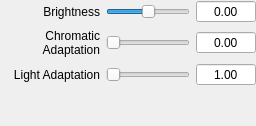
          <widget class="QWidget" name="page_reinhard05">
           <property name="sizePolicy">
            <sizepolicy hsizetype="Preferred" vsizetype="MinimumExpanding">
             <horstretch>0</horstretch>
             <verstretch>0</verstretch>
            </sizepolicy>
           </property>
           <layout class="QGridLayout" name="gridLayout_10">
            <property name="margin">
             <number>0</number>
            </property>
            <item row="0" column="0">
             <layout class="QGridLayout" name="gridLayout_19">
              <item row="0" column="0">
               <widget class="QLabel" name="label_brightness">
                <property name="minimumSize">
                 <size>
                  <width>100</width>
                  <height>0</height>
                 </size>
                </property>
                <property name="maximumSize">
                 <size>
                  <width>100</width>
                  <height>16777215</height>
                 </size>
                </property>
                <property name="text">
                 <string>Brightness</string>
                </property>
                <property name="alignment">
                 <set>Qt::AlignRight|Qt::AlignTrailing|Qt::AlignVCenter</set>
                </property>
               </widget>
              </item>
              <item row="0" column="1">
               <widget class="QSlider" name="brightnessSlider">
                <property name="cursor">
                 <cursorShape>PointingHandCursor</cursorShape>
                </property>
                <property name="minimum">
                 <number>-100</number>
                </property>
                <property name="maximum">
                 <number>100</number>
                </property>
                <property name="singleStep">
                 <number>1</number>
                </property>
                <property name="pageStep">
                 <number>10</number>
                </property>
                <property name="orientation">
                 <enum>Qt::Horizontal</enum>
                </property>
               </widget>
              </item>
              <item row="0" column="2">
               <widget class="QDoubleSpinBox" name="brightnessdsb">
                <property name="minimumSize">
                 <size>
                  <width>60</width>
                  <height>0</height>
                 </size>
                </property>
                <property name="maximumSize">
                 <size>
                  <width>60</width>
                  <height>16777215</height>
                 </size>
                </property>
                <property name="alignment">
                 <set>Qt::AlignCenter</set>
                </property>
                <property name="buttonSymbols">
                 <enum>QAbstractSpinBox::NoButtons</enum>
                </property>
                <property name="minimum">
                 <double>-20.000000000000000</double>
                </property>
                <property name="maximum">
                 <double>20.000000000000000</double>
                </property>
                <property name="singleStep">
                 <double>0.100000000000000</double>
                </property>
                <property name="value">
                 <double>0.000000000000000</double>
                </property>
               </widget>
              </item>
              <item row="1" column="0">
               <widget class="QLabel" name="label_saturation_2">
                <property name="minimumSize">
                 <size>
                  <width>100</width>
                  <height>0</height>
                 </size>
                </property>
                <property name="maximumSize">
                 <size>
                  <width>100</width>
                  <height>16777215</height>
                 </size>
                </property>
                <property name="text">
                 <string>Chromatic Adaptation</string>
                </property>
                <property name="alignment">
                 <set>Qt::AlignRight|Qt::AlignTrailing|Qt::AlignVCenter</set>
                </property>
                <property name="wordWrap">
                 <bool>true</bool>
                </property>
               </widget>
              </item>
              <item row="1" column="1">
               <widget class="QSlider" name="chromaticAdaptSlider">
                <property name="cursor">
                 <cursorShape>PointingHandCursor</cursorShape>
                </property>
                <property name="maximum">
                 <number>100</number>
                </property>
                <property name="orientation">
                 <enum>Qt::Horizontal</enum>
                </property>
               </widget>
              </item>
              <item row="1" column="2">
               <widget class="QDoubleSpinBox" name="chromaticAdaptdsb">
                <property name="minimumSize">
                 <size>
                  <width>60</width>
                  <height>0</height>
                 </size>
                </property>
                <property name="maximumSize">
                 <size>
                  <width>60</width>
                  <height>16777215</height>
                 </size>
                </property>
                <property name="alignment">
                 <set>Qt::AlignCenter</set>
                </property>
                <property name="buttonSymbols">
                 <enum>QAbstractSpinBox::NoButtons</enum>
                </property>
                <property name="minimum">
                 <double>0.000000000000000</double>
                </property>
                <property name="maximum">
                 <double>1.000000000000000</double>
                </property>
                <property name="singleStep">
                 <double>0.100000000000000</double>
                </property>
                <property name="value">
                 <double>0.000000000000000</double>
                </property>
               </widget>
              </item>
              <item row="2" column="0">
               <widget class="QLabel" name="label_saturation">
                <property name="minimumSize">
                 <size>
                  <width>100</width>
                  <height>0</height>
                 </size>
                </property>
                <property name="maximumSize">
                 <size>
                  <width>100</width>
                  <height>16777215</height>
                 </size>
                </property>
                <property name="layoutDirection">
                 <enum>Qt::LeftToRight</enum>
                </property>
                <property name="text">
                 <string>Light Adaptation</string>
                </property>
                <property name="alignment">
                 <set>Qt::AlignRight|Qt::AlignTrailing|Qt::AlignVCenter</set>
                </property>
                <property name="wordWrap">
                 <bool>true</bool>
                </property>
               </widget>
              </item>
              <item row="2" column="1">
               <widget class="QSlider" name="lightAdaptSlider">
                <property name="cursor">
                 <cursorShape>PointingHandCursor</cursorShape>
                </property>
                <property name="maximum">
                 <number>100</number>
                </property>
                <property name="orientation">
                 <enum>Qt::Horizontal</enum>
                </property>
               </widget>
              </item>
              <item row="2" column="2">
               <widget class="QDoubleSpinBox" name="lightAdaptdsb">
                <property name="minimumSize">
                 <size>
                  <width>60</width>
                  <height>0</height>
                 </size>
                </property>
                <property name="maximumSize">
                 <size>
                  <width>60</width>
                  <height>16777215</height>
                 </size>
                </property>
                <property name="alignment">
                 <set>Qt::AlignCenter</set>
                </property>
                <property name="buttonSymbols">
                 <enum>QAbstractSpinBox::NoButtons</enum>
                </property>
                <property name="minimum">
                 <double>0.000000000000000</double>
                </property>
                <property name="maximum">
                 <double>1.000000000000000</double>
                </property>
                <property name="singleStep">
                 <double>0.100000000000000</double>
                </property>
                <property name="value">
                 <double>1.000000000000000</double>
                </property>
               </widget>
              </item>
              <item row="3" column="1">
               <spacer name="verticalSpacer_9">
                <property name="orientation">
                 <enum>Qt::Vertical</enum>
                </property>
                <property name="sizeHint" stdset="0">
                 <size>
                  <width>20</width>
                  <height>40</height>
                 </size>
                </property>
               </spacer>
              </item>
             </layout>
            </item>
           </layout>
          </widget>
